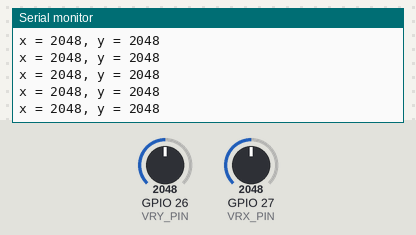
This sketch was run on a simulated ESP32. On the bench: the last lines printed to the serial monitor. The inputs (shaded band) are chosen by the test bench; at power-on: GPIO 26 (VRY_PIN) = 2048, GPIO 27 (VRX_PIN) = 2048.

Above: at 1.2 s.
1.3 s: GPIO 26 (VRY_PIN) set to 2866
At 1.56 s:
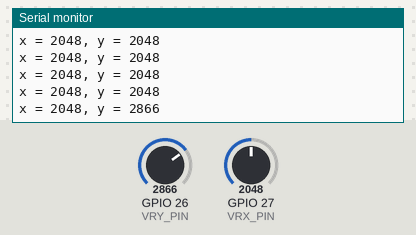
2.8 s: GPIO 27 (VRX_PIN) set to 2866
At 2.96 s:
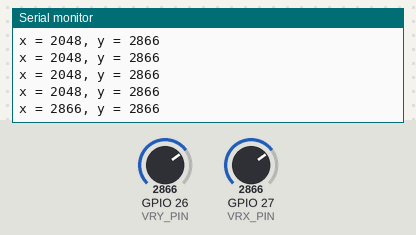
4.3 s: GPIO 26 (VRY_PIN) set to 3603
At 4.36 s:
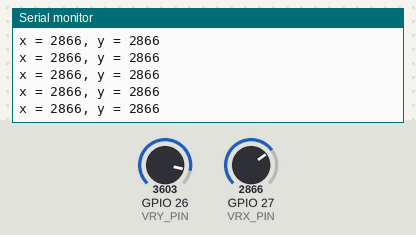
5.8 s: GPIO 27 (VRX_PIN) set to 3603
At 5.97 s:
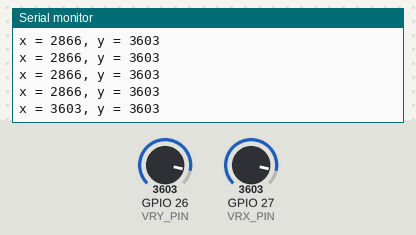
Timing chart, 0 to 8.3 s (numbered marks = the images above; inputs shaded):
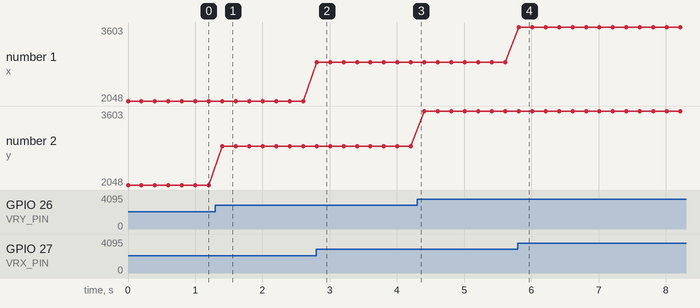

Measured:
- after the input at 1.3 s, the serial monitor: prints a new line after 0.10 s (image 1)
- after the input at 2.8 s, the serial monitor: prints a new line at once (image 2)
- after the input at 5.8 s, the serial monitor: prints a new line at once (image 4)
- plotted number 2: 2048 → 2866 after the input at 1.3 s, 2866 → 3603 after the input at 4.3 s

The sketch:

Test_Joystick.ino
```cpp
#define VRX_PIN  27 // Arduino pin connected to VRX pin
#define VRY_PIN  26 // Arduino pin connected to VRY pin

int xValue = 0; // To store value of the X axis
int yValue = 0; // To store value of the Y axis

void setup() {
  Serial.begin(115200) ;
}

void loop() {
  // read analog X and Y analog values
  xValue = analogRead(VRX_PIN);
  yValue = analogRead(VRY_PIN);

  // print data to Serial Monitor on Arduino IDE
  Serial.print("x = ");
  Serial.print(xValue);
  Serial.print(", y = ");
  Serial.println(yValue);
  delay(200);
}
```
